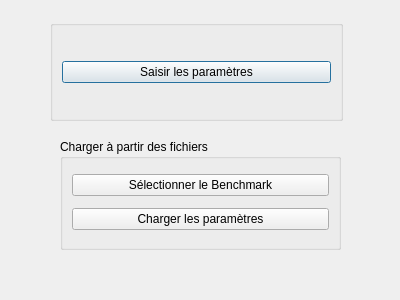
<?xml version="1.0" encoding="UTF-8"?>
<ui version="4.0">
 <class>fichier_pas</class>
 <widget class="QDialog" name="fichier_pas">
  <property name="geometry">
   <rect>
    <x>0</x>
    <y>0</y>
    <width>400</width>
    <height>300</height>
   </rect>
  </property>
  <property name="windowTitle">
   <string>Dialog</string>
  </property>
  <widget class="QGroupBox" name="verticalGroupBox">
   <property name="geometry">
    <rect>
     <x>50</x>
     <y>20</y>
     <width>293</width>
     <height>101</height>
    </rect>
   </property>
   <layout class="QVBoxLayout" name="verticalLayout">
    <item>
     <widget class="QPushButton" name="pushButton">
      <property name="text">
       <string>Saisir les paramètres</string>
      </property>
     </widget>
    </item>
   </layout>
  </widget>
  <widget class="QGroupBox" name="verticalGroupBox">
   <property name="geometry">
    <rect>
     <x>60</x>
     <y>139</y>
     <width>281</width>
     <height>111</height>
    </rect>
   </property>
   <property name="title">
    <string>Charger à partir des fichiers</string>
   </property>
   <layout class="QVBoxLayout" name="verticalLayout_2">
    <item>
     <widget class="QPushButton" name="pushButton_3">
      <property name="text">
       <string>Sélectionner le Benchmark</string>
      </property>
     </widget>
    </item>
    <item>
     <widget class="QPushButton" name="pushButton_2">
      <property name="text">
       <string>Charger les paramètres</string>
      </property>
     </widget>
    </item>
   </layout>
  </widget>
 </widget>
 <resources/>
 <connections/>
</ui>
